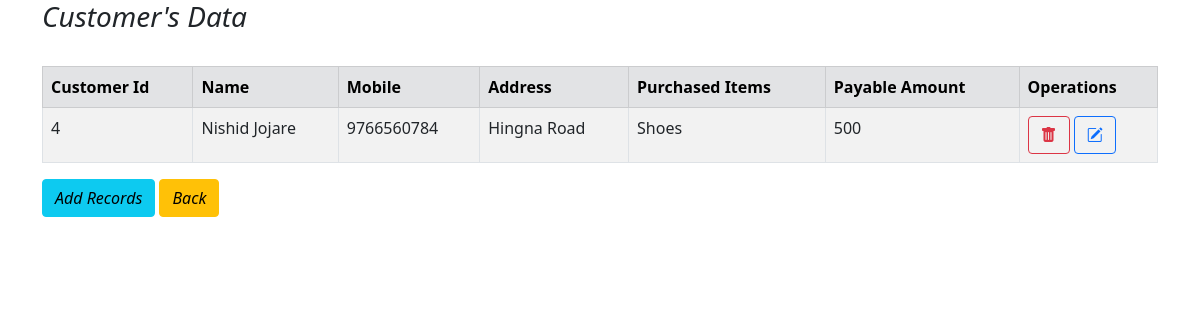
Page /customer on the committed database.
### customer/models.py (models this page shows)
class Customer(models.Model):
    name=models.CharField(max_length=56)
    mobile=models.CharField(max_length=12)
    address=models.CharField(max_length=200)
    purchased_items=models.CharField(max_length=500)
    payable_amount=models.CharField(max_length=50)

### customer/views.py (the view)
# urls.py: path('customer',views.customer,name="customer"),
def customer(request):
    a=Customer.objects.all().values()
    template=loader.get_template('display_customer.html')
    context={'a':a,}
    return HttpResponse(template.render(context,request))

### templates/display_customer.html (shortened to what this page needs)
<!DOCTYPE html>
<html lang="en">
<head>
    <link href="https://cdn.jsdelivr.net/npm/bootstrap@5.0.2/dist/css/bootstrap.min.css" rel="stylesheet"
>
    <link rel="stylesheet" href="https://cdn.jsdelivr.net/npm/bootstrap-icons@1.11.3/font/bootstrap-icons.min.css">
</head>
<body>
    <div class="container">
        <h3><i>Customer's Data</i></h3>
        <br>
        <table class="table table-bordered table-striped">
            <thead class="table table-secondary">
                <th>Customer Id</th>
                <th>Name</th>
                <th>Mobile</th>
                <th>Address</th>
                <th>Purchased Items</th>
                <th>Payable Amount</th>
                <th>Operations</th>
            </thead>
            {% for x in a %}
            <tr>
                <td>{{x.id}}</td>
                <td>{{x.name}}</td>
                <td>{{x.mobile}}</td>
                <td>{{x.address}}</td>
                <td>{{x.purchased_items}}</td>
                <td>{{x.payable_amount}}</td>
                <td>
                    <a href="delete_customer/{{x.id}}"><i class="btn btn-outline-danger bi bi-trash-fill"></i></a>
                    <a href="update_customer/{{x.id}}"><i class="btn btn-outline-primary bi bi-pencil-square"></i></a>
                </td>
            </tr>
            {% endfor %}
        </table>
        <p>
            <a href="add_customer/"><i class="btn btn-info">Add Records</i></a>
            <a href="back"><i class="btn btn-warning">Back</i></a>
        </p>
    </div>
</body>
</html>

### rows in the picture
Customer: id "4", name "Nishid Jojare", mobile "9766560784", address "Hingna Road", purchased_items "Shoes", payable_amount "500"
